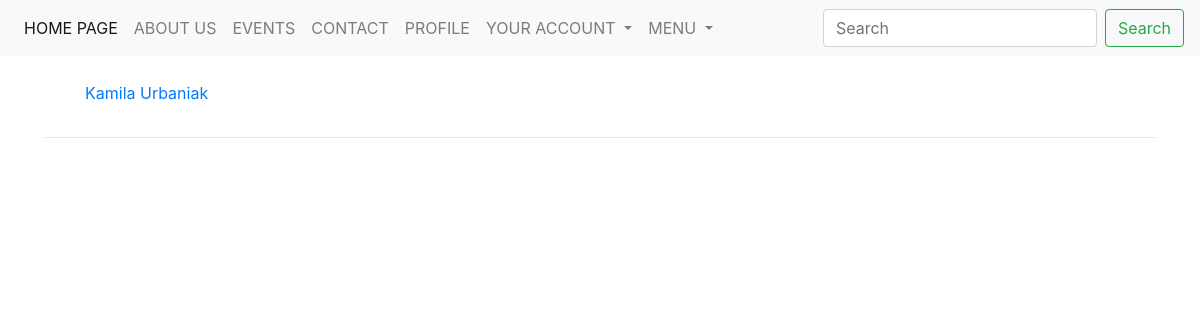
The app's page /students/ (signed in), older data.
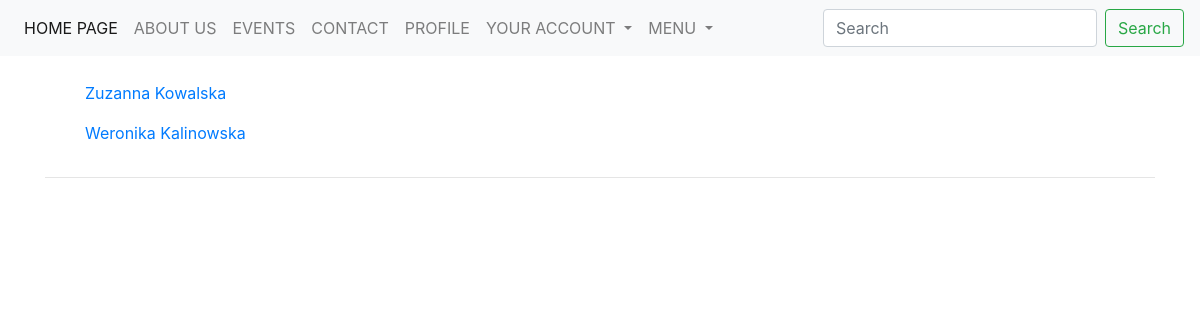
The same page, newer data.
### models.py (models this page shows, shortened)
class Student(db.Model):
    __tablename__ = 'student'
    __searchable__ = ['index']
    id = Column(Integer, autoincrement=True, primary_key=True)
    index = Column(Integer, unique=True)
    name = Column(String(25), default='')
    surname = Column(String(25), default='')
    faculty_id = db.Column(db.Integer, db.ForeignKey('faculty.id'), nullable=False)
    major_id = db.Column(db.Integer, db.ForeignKey('major.id'), nullable=False)
    year_id = db.Column(db.Integer, db.ForeignKey('year.id'), nullable=False)
    group_id = db.Column(db.Integer, db.ForeignKey('group.id'), nullable=False)
    user = db.relationship('User', backref='student')

### students.py (the view)
@app.route('/students/', methods=['GET'])
@login_required
def students():
    students = Student.query.all()
    return render_template('faculty/students/students.html', students=students)

### user.py (called while the page is built)
@lm.user_loader
def load_user(user_id):
    return User.query.filter(User.id == user_id).first()

@app.before_request
def before_request():
    if current_user.is_authenticated:
        current_user.last_seen = datetime.utcnow()
        db.session.commit()

### templates/faculty/students/students.html
{% extends "_base.html" %}
{% block content %}
    <table>
        <tr valign="top">
        <br>
            {% for student in students %}
                <ol>
                    <a href="/students/{{ student.id }}">{{ student.name }} {{ student.surname }}</a>
                </ol>
            {% endfor %}
        </tr>
    </table>
    <hr>
{% endblock %}

### templates/_base.html (shortened to what this page needs)
<!doctype html>
<html lang=en>
<head>
  <link rel="stylesheet" href="https://maxcdn.bootstrapcdn.com/bootstrap/4.0.0/css/bootstrap.min.css"
>
</head>
<body>
<nav class="navbar navbar-expand-lg navbar-light bg-light">
  <div class="collapse navbar-collapse" id="navbarSupportedContent">
    <ul class="navbar-nav mr-auto">
      <li class="nav-item active">
        <a class="nav-link" href="/">HOME PAGE<span class="sr-only">(current)</span></a>
      </li>
      <li class="nav-item">
        <a class="nav-link" href="#">ABOUT US</a>
      </li>
      <li class="nav-item">
        <a class="nav-link" href="#">EVENTS</a>
      </li>
      <li class="nav-item">
        <a class="nav-link" href="#">CONTACT</a>
      </li>
    <li class="nav-item">
        {% set id = current_user.id - 1 %}
        <a class="nav-link" href="/students/{{id}}">PROFILE</a>
      </li>
      <li class="nav-item dropdown">
        <a class="nav-link dropdown-toggle" href="#" id="navbarDropdownYourAccount" role="button" data-toggle="dropdown" aria-haspopup="true" aria-expanded="false">
          YOUR ACCOUNT
        </a>
        {% if current_user.is_authenticated %}
      </li>
            <li class="nav-item dropdown">
        <a class="nav-link dropdown-toggle" href="#" id="navbarDropdownMenu" role="button" data-toggle="dropdown" aria-haspopup="true" aria-expanded="false">
          MENU
        </a>
      </li>
      {% endif %}
    </ul>
    <form class="form-inline my-2 my-lg-0">
      <input class="form-control mr-sm-2" type="search" placeholder="Search" aria-label="Search">
      <button class="btn btn-outline-success my-2 my-sm-0" type="submit">Search</button>
    </form>
  </div>
</nav>
  <div class="container">
    <div class="row">
      <div class="col-12">
      </div>
    </div>
    {% block content %}{% endblock %}
  </div>
</body>
</html>

Row changes from the older to the newer data that the page shows:
removed Student: name "Kamila", surname "Urbaniak"
added Student: name "Zuzanna", surname "Kowalska"
added Student: name "Weronika", surname "Kalinowska"
